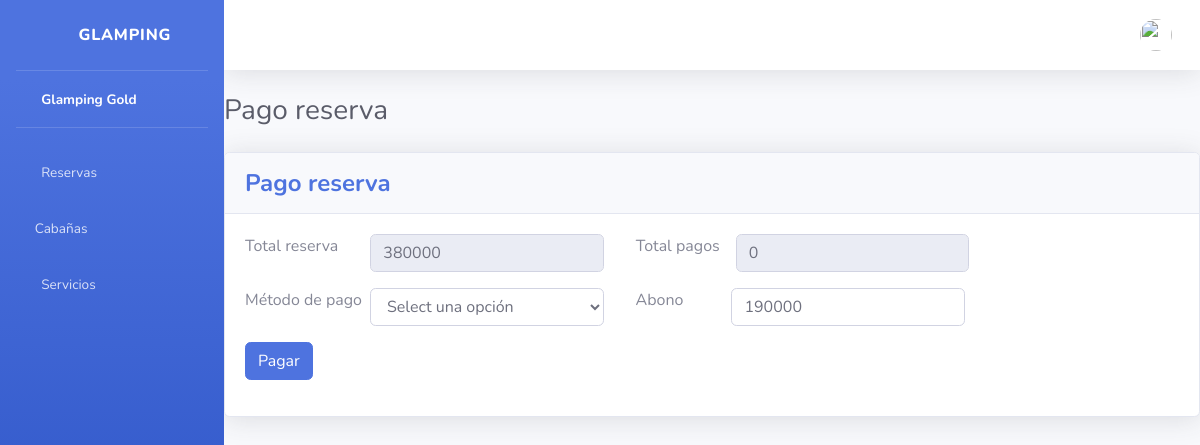
/pagos/pago_reserva/47/, run on an earlier commit of the app's database.
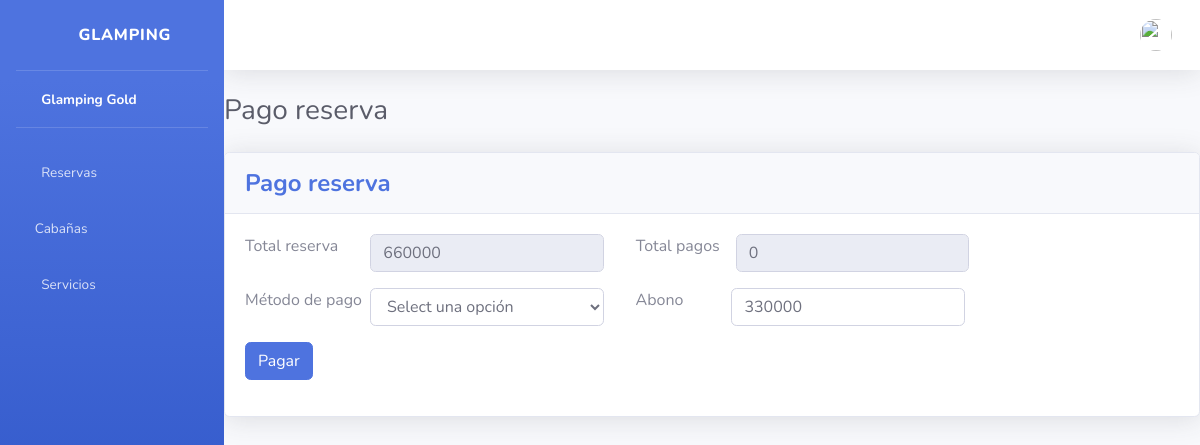
And on a later commit of the database.
### reservas/models.py (models this page shows, shortened)
class Reserva(models.Model):
    fecha_reserva = models.DateField()
    fecha_inicio = models.DateField()
    fecha_fin = models.DateField()
    precio = models.IntegerField()
    estado = models.CharField(max_length=20, default='Reservado')
    cliente = models.ForeignKey('cliente.Cliente', on_delete= models.DO_NOTHING)

### pagos/views.py (the view, shortened to what this page needs)
# urls.py: path('pago_reserva/<int:id>/', views.pago_reserva, name='pago_reserva'),
def pago_reserva(request, id):
    reserva = Reserva.objects.get(id=id)
    total_pagos = Pago.objects.filter(reserva_id=id).aggregate(total=models.Sum('valor'))
    if total_pagos['total'] is not None:
        total_pagos = total_pagos['total']
    else:
        total_pagos = 0
    return render(request, 'pago.html', {'reserva': reserva, 'total_pagos': total_pagos})

### templates/pago.html (shortened to what this page needs)
{% extends 'base.html' %}
{% block content %}
<div class="d-sm-flex align-items-center justify-content-between mb-4">
    <h1 class="h3 mb-0 text-gray-800">Pago reserva</h1>
</div>
<div class="card shadow mb-4">
    <div class="card-header py-3">
        <h4 class="m-0 font-weight-bold text-primary">Pago reserva</h4>
    </div>
    <div class="card-body">
        <form method="POST" action="">
            <div class="d-flex mb-3">
                <label for="" class="form-label mr-3">Total reserva</label>
                <input type="text" class="form-control col-3 mx-3" name="reserva_total" id="reserva_total" value="{{ reserva.precio }}" readonly />
                <label for="" class="form-label mx-3">Total pagos</label>
                <input type="text" class="form-control col-3" name="pago_reserva" id="pago_reserva" value="{{ total_pagos}}" readonly />
            </div>
            <div class="mb-3 d-flex">
                <label for="" class="form-label">Método de pago</label>
                <select
                    class="form-control mx-2 col-3"
                    name="metodo_pago"
                    id="method">
                    <option selected>Select una opción</option>
                </select>
                <label for="" class="form-label ml-4">Abono</label>
                <input
                    type="text" class="form-control col-3 mx-5" name="valor" id="valor" aria-describedby="helpId" placeholder="" />
            </div>
            <button type="submit" class="btn btn-primary">Pagar</button>
        </form>
    </div>
</div>
{% endblock %}

What changed in the data, as far as the page shows it:
changed Reserva: reserva_total "380000" → "660000"
Also different on the page:
form field valor: "190000" → "330000"
